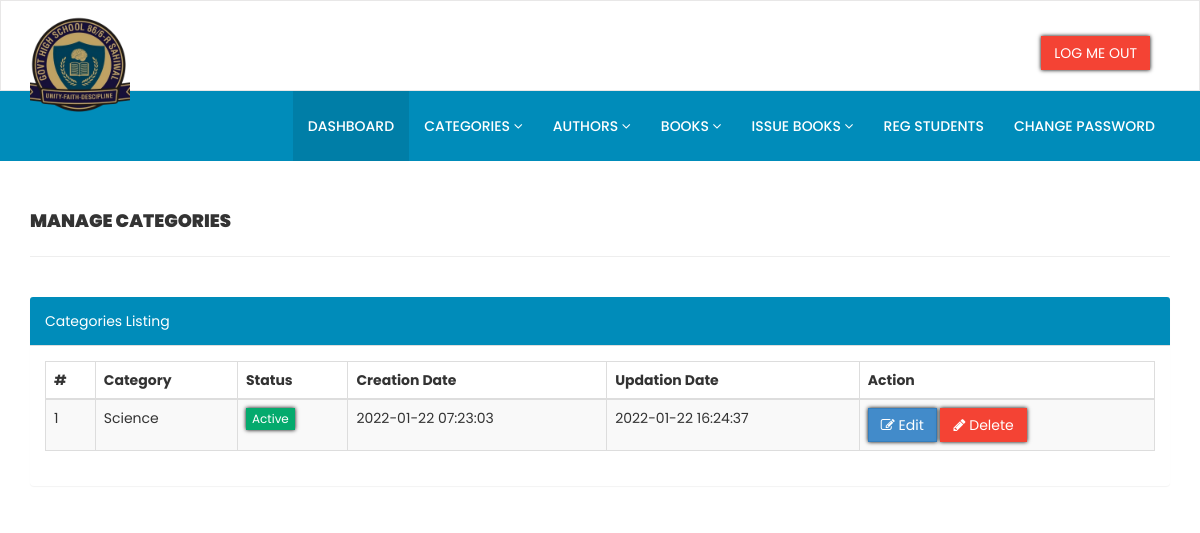
The app's page /admin/manage-categories.php (signed in) with its own data.
### tables this page shows
CREATE TABLE `tblcategory` (
  `id` int(11) NOT NULL,
  `CategoryName` varchar(150) DEFAULT NULL,
  `Status` int(1) DEFAULT NULL,
  `CreationDate` timestamp NULL DEFAULT current_timestamp(),
  `UpdationDate` timestamp NULL DEFAULT '0000-00-00 00:00:00' ON UPDATE current_timestamp()
);

### admin/manage-categories.php (the view, shortened to what this page needs)
<?php
include('includes/config.php');
if (strlen($_SESSION['alogin']) == 0) {
    header('location:index.php');
} else {
    ?>
    <!DOCTYPE html>
    <html xmlns="http://www.w3.org/1999/xhtml">
    <head>
        <link href="assets/css/bootstrap.css" rel="stylesheet" />
        <link href="assets/css/font-awesome.css" rel="stylesheet" />
        <link href="assets/js/dataTables/dataTables.bootstrap.css" rel="stylesheet" />
        <link href="assets/css/style.css" rel="stylesheet" />
    </head>
    <body>
        <?php include('includes/header.php'); ?>
        <div class="content-wrapper">
            <div class="container">
                <div class="row pad-botm">
                    <div class="col-md-12">
                        <h4 class="header-line">Manage Categories</h4>
                    </div>
                    <div class="row">
                    </div>
                </div>
                <div class="row">
                    <div class="col-md-12">
                        <div class="panel panel-default">
                            <div class="panel-heading">
                                Categories Listing
                            </div>
                            <div class="panel-body">
                                <div class="table-responsive">
                                    <table class="table table-striped table-bordered table-hover" id="dataTables-example">
                                        <thead>
                                            <tr>
                                                <th>#</th>
                                                <th>Category</th>
                                                <th>Status</th>
                                                <th>Creation Date</th>
                                                <th>Updation Date</th>
                                                <th>Action</th>
                                            </tr>
                                        </thead>
                                        <tbody>
                                            <?php $sql = "SELECT * from  tblcategory";
                                            $query = $dbh->prepare($sql);
                                            $query->execute();
                                            $results = $query->fetchAll(PDO::FETCH_OBJ);
                                            $cnt = 1;
                                            if ($query->rowCount() > 0) {
                                                foreach ($results as $result) { ?>
                                                    <tr class="odd gradeX">
                                                        <td class="center">
                                                            <?php echo htmlentities($cnt); ?>
                                                        </td>
                                                        <td class="center">
                                                            <?php echo htmlentities($result->CategoryName); ?>
                                                        </td>
                                                        <td class="center">
                                                            <?php if ($result->Status == 1) { ?>
                                                                <a href="#" class="btn btn-success btn-xs">Active</a>
                                                            <?php } else { ?>
                                                                <a href="#" class="btn btn-danger btn-xs">Inactive</a>
                                                            <?php } ?>
                                                        </td>
                                                        <td class="center">
                                                            <?php echo htmlentities($result->CreationDate); ?>
                                                        </td>
                                                        <td class="center">
                                                            <?php echo htmlentities($result->UpdationDate); ?>
                                                        </td>
                                                        <td class="center">
                                                            <a
                                                                href="edit-category.php?catid=<?php echo htmlentities($result->id); ?>"><button
                                                                    class="btn btn-primary"><i class="fa fa-edit "></i>
                                                                    Edit</button>
                                                                <a href="manage-categories.php?del=<?php echo htmlentities($result->id); ?>"
                                                                    onclick="return confirm('Are you sure you want to delete?');"" >  <button class="
                                                                    btn btn-danger"><i class="fa fa-pencil"></i> Delete</button>
                                                        </td>
                                                    </tr>
                                                    <?php $cnt = $cnt + 1;
                                                }
                                            } ?>
                                        </tbody>
                                    </table>
                                </div>
                            </div>
                        </div>
                    </div>
                </div>
            </div>
        </div>
    </body>
    </html>
<?php } ?>

### admin/assets/css/style.css (style rules this page uses)
.content-wrapper { margin-top: 40px; min-height:800px; padding-bottom:90px; }
.header-line { font-weight:900; padding-bottom:25px; border-bottom:1px solid #eeeeee; text-transform:uppercase; }
.pad-botm { padding-bottom:30px; }

### admin/manage-categories.php (style rules this page uses)
.btn-primary { border-radius: 0px; box-shadow: 0px 0px 4px black; }
.btn-danger { border-color: transparent; border-radius: 0px; background-color: #f44334; box-shadow: 0px 0px 4px black; }
.btn-success { border-color: transparent; border-radius: 0px !important; background-color: #04AA6D; box-shadow: 0px 0px 4px black; }
.panel-heading { background-color: #008CBA !important; color: #fff !important; }
.panel { border: none; }

### admin/includes/header.php (style rules this page uses)
* { margin: 0; padding: 0; box-sizing: border-box; font-family: 'Poppins', sans-serif; }
.btn-danger { border-radius: 0px; box-shadow: 0px 0px 4px black; }

### records on screen
tblcategory: CategoryName "Science", Status "Active", CreationDate "2022-01-22 07:23:03", UpdationDate "2022-01-22 16:24:37"
